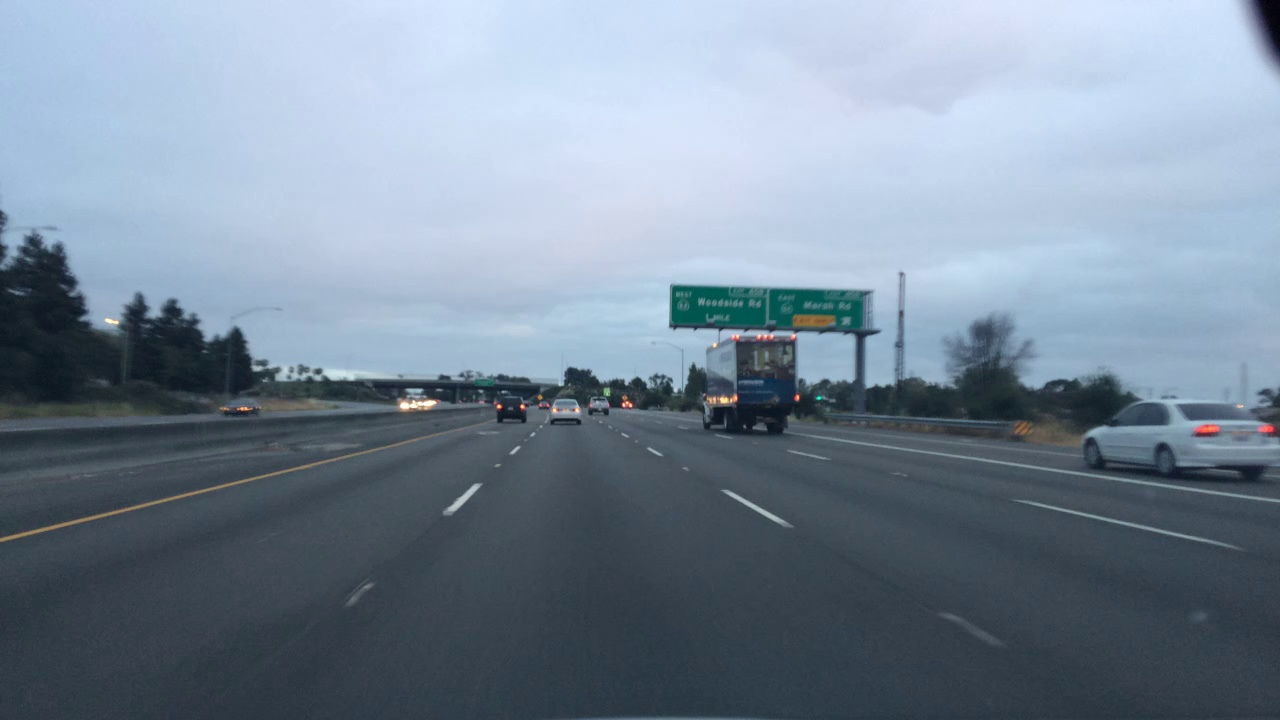
#> input picture mirroring/image seed/00a360bd-27ccb1dd.jpg, 1280 x 720 px, found by its file name; its folder holds 3 pictures in this run
$ python mirroring.py
#> lines starting #> are read from the running program, lines starting #| are printed output that depends on the picture
import os
import cv2
import numpy as np

# 디렉토리가 존재하지 않으면 디렉토리 생성하는 함수
def createFolder(directory):
    try:
        if not os.path.exists(directory):
            os.makedirs(directory)
    except OSError:
        print ('Error: Creating directory.', + directory)


dirname_of_this_file = os.path.dirname(os.path.realpath(__file__))
# os.path.dirname(): ()안의 파일이 저장된 폴더의 경로
# os.path.realpath(__file__): 현재 실행 파일의 절대경로

# image seed 폴더의 파일 리스트 가져오기
file_list = os.listdir(dirname_of_this_file + '\image seed')

filename_list = [jpgfile.rstrip('.jpg') for jpgfile in file_list]
#.rstrip(): ()안의 문자열을 오른쪽부터 지운다.

# 그레이스케일로 이미지 리드한 리스트 생성
readfile_list = []
i=0
while i < len(file_list):
    readfile_list.append(cv2.imread(dirname_of_this_file + '\image seed\\' + file_list[i], cv2.IMREAD_GRAYSCALE))
    i+=1
print('그레이스케일 변환 완료')

createFolder(dirname_of_this_file + '\mirror')

mirror = []

i=0
while i < len(file_list):
    mirror.append(cv2.flip(readfile_list[i], 1))
    cv2.imwrite(dirname_of_this_file + '\mirror\\' + filename_list[i] + '_mirror'+ str(i) +'.jpg', mirror[i])
    print('mirror 폴더에 이미지 저장중: '+str(i+1)+'번째 이미지')
    i += 1
#> this loop made 3 passes
#> pass 1, `cv2.imwrite(dirname_of_this_file + '\mirror\\' + filename_list[i] + '_..`:
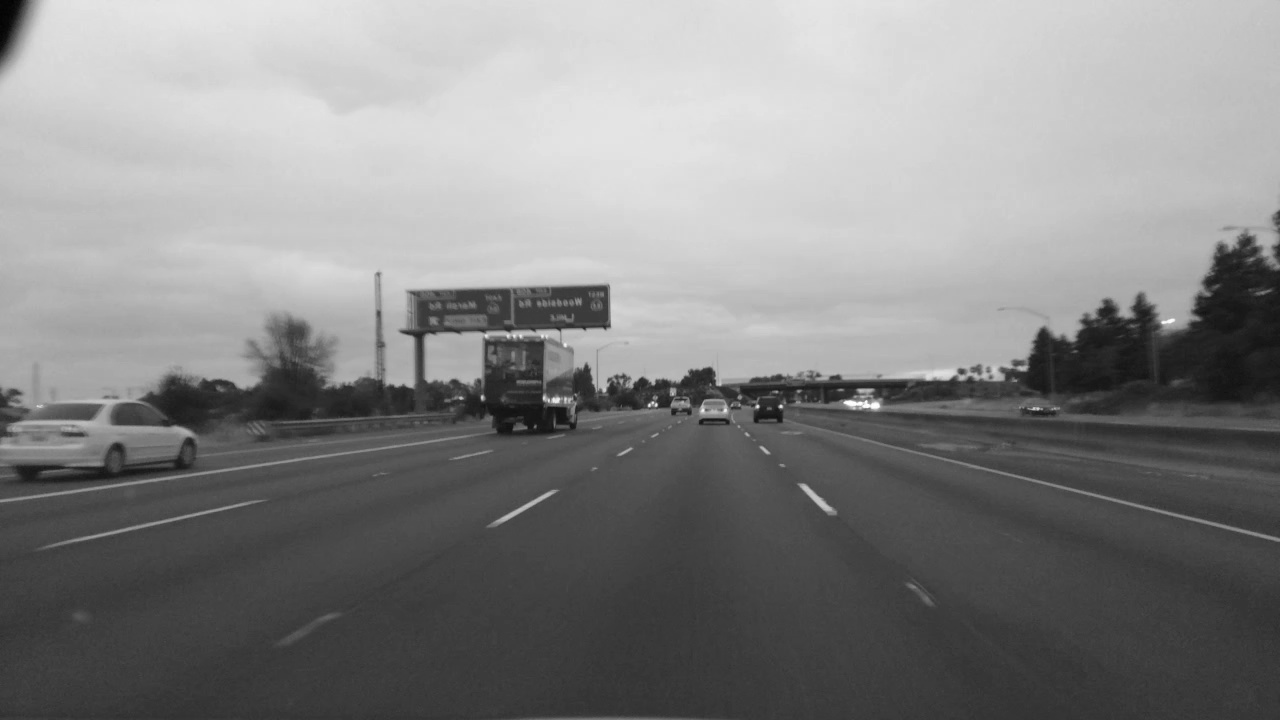
#> saved as 00a360bd-27ccb1dd_mirror0.jpg: shape (720, 1280); min 2, max 255, mean 133.4
#> pass 2, `cv2.imwrite(dirname_of_this_file + '\mirror\\' + filename_list[i] + '_..`:
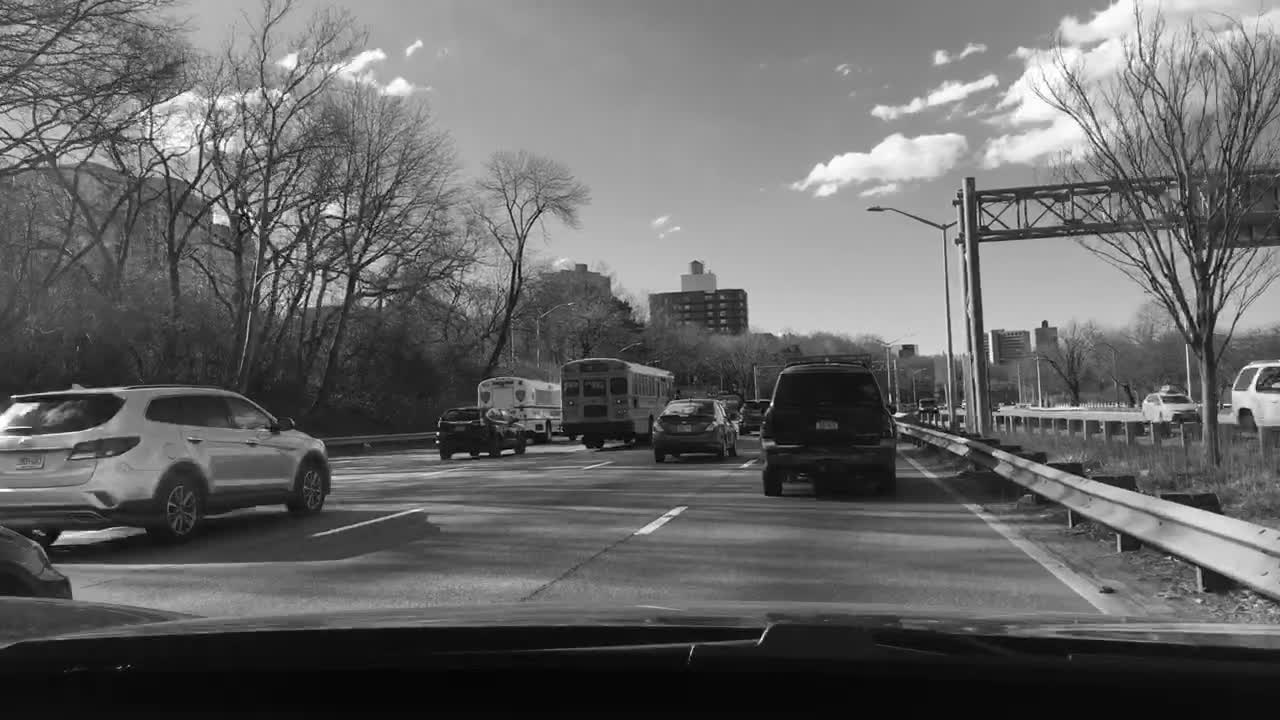
#> saved as 00d79c0a-23bea078_mirror1.jpg: shape (720, 1280); min 0, max 255, mean 101.8
#> after the loop, i = 3; mirror = 3 items
print('mirror image 저장 완료')
